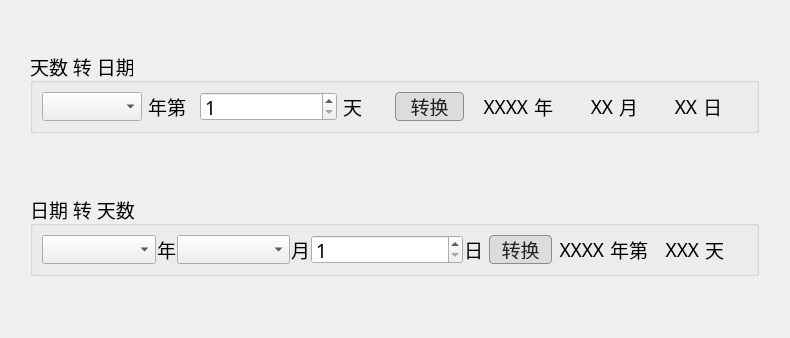
<?xml version="1.0" encoding="UTF-8"?>
<ui version="4.0">
 <class>Form</class>
 <widget class="QWidget" name="Form">
  <property name="geometry">
   <rect>
    <x>0</x>
    <y>0</y>
    <width>790</width>
    <height>338</height>
   </rect>
  </property>
  <property name="font">
   <font>
    <family>Adwaita Sans</family>
    <pointsize>14</pointsize>
   </font>
  </property>
  <property name="windowTitle">
   <string>CARIS时间转换器 --  by Mr. Wan</string>
  </property>
  <widget class="QWidget" name="layoutWidget">
   <property name="geometry">
    <rect>
     <x>30</x>
     <y>50</y>
     <width>729</width>
     <height>226</height>
    </rect>
   </property>
   <layout class="QVBoxLayout" name="verticalLayout" stretch="1,1">
    <property name="spacing">
     <number>60</number>
    </property>
    <item>
     <widget class="QGroupBox" name="groupBox">
      <property name="font">
       <font>
        <family>Adwaita Sans</family>
        <pointsize>14</pointsize>
       </font>
      </property>
      <property name="title">
       <string>天数 转 日期</string>
      </property>
      <property name="alignment">
       <set>Qt::AlignmentFlag::AlignLeading|Qt::AlignmentFlag::AlignLeft|Qt::AlignmentFlag::AlignVCenter</set>
      </property>
      <layout class="QVBoxLayout" name="verticalLayout_2">
       <item>
        <layout class="QHBoxLayout" name="horizontalLayout_4" stretch="5,1,4">
         <item>
          <layout class="QHBoxLayout" name="horizontalLayout" stretch="2,1,3,1">
           <item>
            <widget class="QComboBox" name="comboBox_year_to_conv_upper">
             <property name="editable">
              <bool>false</bool>
             </property>
             <property name="currentText">
              <string/>
             </property>
            </widget>
           </item>
           <item>
            <widget class="QLabel" name="label">
             <property name="text">
              <string>年第</string>
             </property>
            </widget>
           </item>
           <item>
            <widget class="QSpinBox" name="spinBox_day_to_conv_upper">
             <property name="minimum">
              <number>1</number>
             </property>
             <property name="maximum">
              <number>366</number>
             </property>
            </widget>
           </item>
           <item>
            <widget class="QLabel" name="label_2">
             <property name="text">
              <string>天</string>
             </property>
            </widget>
           </item>
          </layout>
         </item>
         <item>
          <widget class="QPushButton" name="pushButton_day_to_mmdd">
           <property name="styleSheet">
            <string notr="true">QPushButton {
    background-color: rgb(220,220,220);
    color: #222222;
    border: 1px solid rgb(140,140,140);
    padding: 4px;
    border-radius: 4px;  /* 圆角，0=直角 */
}
QPushButton:hover {
    background-color: rgb(230,230,230);
    border:1px solid rgb(100,100,100); /* hover时边框变深 */
}
QPushButton:pressed {
    background-color: rgb(200,200,200);
    border:1px solid rgb(70,70,70);
}</string>
           </property>
           <property name="text">
            <string>转换</string>
           </property>
          </widget>
         </item>
         <item>
          <layout class="QHBoxLayout" name="horizontalLayout_2" stretch="4,3,2,3,2,3">
           <item>
            <widget class="QLabel" name="label_conved_year_upper">
             <property name="text">
              <string>XXXX</string>
             </property>
             <property name="alignment">
              <set>Qt::AlignmentFlag::AlignRight|Qt::AlignmentFlag::AlignTrailing|Qt::AlignmentFlag::AlignVCenter</set>
             </property>
            </widget>
           </item>
           <item>
            <widget class="QLabel" name="label_4">
             <property name="text">
              <string>年</string>
             </property>
            </widget>
           </item>
           <item>
            <widget class="QLabel" name="label_conved_month_upper">
             <property name="text">
              <string>XX</string>
             </property>
             <property name="alignment">
              <set>Qt::AlignmentFlag::AlignRight|Qt::AlignmentFlag::AlignTrailing|Qt::AlignmentFlag::AlignVCenter</set>
             </property>
            </widget>
           </item>
           <item>
            <widget class="QLabel" name="label_6">
             <property name="text">
              <string>月</string>
             </property>
            </widget>
           </item>
           <item>
            <widget class="QLabel" name="label_conved_day_upper">
             <property name="text">
              <string>XX</string>
             </property>
             <property name="alignment">
              <set>Qt::AlignmentFlag::AlignRight|Qt::AlignmentFlag::AlignTrailing|Qt::AlignmentFlag::AlignVCenter</set>
             </property>
            </widget>
           </item>
           <item>
            <widget class="QLabel" name="label_8">
             <property name="text">
              <string>日</string>
             </property>
            </widget>
           </item>
          </layout>
         </item>
        </layout>
       </item>
      </layout>
     </widget>
    </item>
    <item>
     <widget class="QGroupBox" name="groupBox_2">
      <property name="font">
       <font>
        <family>Adwaita Sans</family>
        <pointsize>14</pointsize>
       </font>
      </property>
      <property name="title">
       <string>日期 转 天数</string>
      </property>
      <property name="alignment">
       <set>Qt::AlignmentFlag::AlignLeading|Qt::AlignmentFlag::AlignLeft|Qt::AlignmentFlag::AlignVCenter</set>
      </property>
      <layout class="QHBoxLayout" name="horizontalLayout_5">
       <item>
        <layout class="QHBoxLayout" name="horizontalLayout_6" stretch="7,1,3">
         <item>
          <layout class="QHBoxLayout" name="horizontalLayout_9" stretch="6,1,6,1,8,1">
           <property name="spacing">
            <number>1</number>
           </property>
           <item>
            <widget class="QComboBox" name="comboBox_year_to_conv_lower">
             <property name="editable">
              <bool>false</bool>
             </property>
            </widget>
           </item>
           <item>
            <widget class="QLabel" name="label_12">
             <property name="text">
              <string>年</string>
             </property>
            </widget>
           </item>
           <item>
            <widget class="QComboBox" name="comboBox_mounth_to_conv_lower"/>
           </item>
           <item>
            <widget class="QLabel" name="label_14">
             <property name="text">
              <string>月</string>
             </property>
            </widget>
           </item>
           <item>
            <widget class="QSpinBox" name="spinBox_day_to_conv_lower">
             <property name="minimum">
              <number>1</number>
             </property>
             <property name="maximum">
              <number>31</number>
             </property>
            </widget>
           </item>
           <item>
            <widget class="QLabel" name="label_16">
             <property name="text">
              <string>日</string>
             </property>
            </widget>
           </item>
          </layout>
         </item>
         <item>
          <widget class="QPushButton" name="pushButton_mmdd_to_day">
           <property name="styleSheet">
            <string notr="true">QPushButton {
    background-color: rgb(220,220,220);
    color: #222222;
    border: 1px solid rgb(140,140,140);
    padding: 4px;
    border-radius: 4px;  /* 圆角，0=直角 */
}
QPushButton:hover {
    background-color: rgb(230,230,230);
    border:1px solid rgb(100,100,100); /* hover时边框变深 */
}
QPushButton:pressed {
    background-color: rgb(200,200,200);
    border:1px solid rgb(70,70,70);
}</string>
           </property>
           <property name="text">
            <string>转换</string>
           </property>
          </widget>
         </item>
         <item>
          <layout class="QHBoxLayout" name="horizontalLayout_7">
           <item>
            <widget class="QLabel" name="label_conved_year_lower">
             <property name="text">
              <string>XXXX</string>
             </property>
             <property name="alignment">
              <set>Qt::AlignmentFlag::AlignRight|Qt::AlignmentFlag::AlignTrailing|Qt::AlignmentFlag::AlignVCenter</set>
             </property>
            </widget>
           </item>
           <item>
            <widget class="QLabel" name="label_9">
             <property name="text">
              <string>年第</string>
             </property>
            </widget>
           </item>
           <item>
            <widget class="QLabel" name="label_conved_day_lower">
             <property name="text">
              <string>XXX</string>
             </property>
             <property name="alignment">
              <set>Qt::AlignmentFlag::AlignRight|Qt::AlignmentFlag::AlignTrailing|Qt::AlignmentFlag::AlignVCenter</set>
             </property>
            </widget>
           </item>
           <item>
            <widget class="QLabel" name="label_10">
             <property name="text">
              <string>天</string>
             </property>
            </widget>
           </item>
          </layout>
         </item>
        </layout>
       </item>
      </layout>
     </widget>
    </item>
   </layout>
  </widget>
 </widget>
 <resources/>
 <connections/>
</ui>
